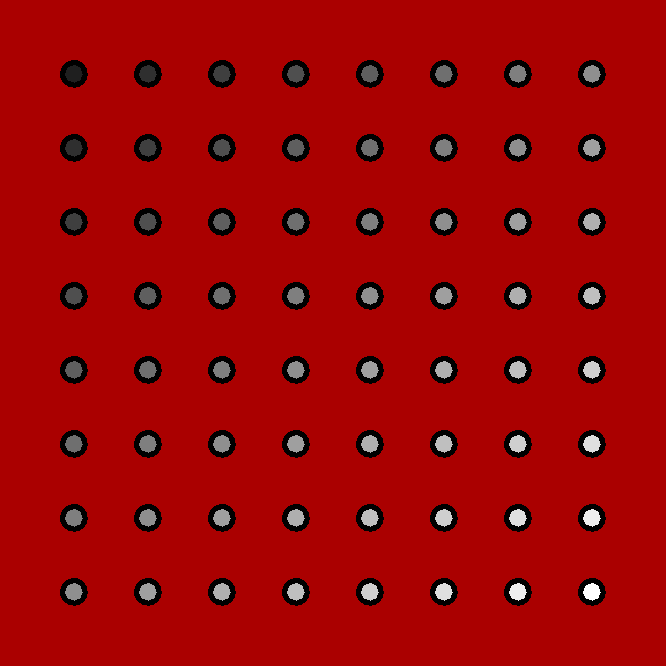
Frame 1 (no input)
Frame 60 (the mouse pressed at the canvas centre just before this capture): identical to frame 1, image omitted
Frame 120 (the mouse held since frame 60 and released just before this capture): identical to frame 1, image omitted

The Processing sketch that drew this single still picture (run headless with seeded random() and noise(); from frame 60 on, the mouse is pressed at the canvas centre):

// Processing sketch: lecture_241023c_nestedLoops
// ── lecture_241023c_nestedLoops.pde
void setup(){
  size(666, 666);
  noSmooth();
  frameRate(5);
  strokeWeight(5);
}

void draw(){
  background(#aa0000);
  
  // draw the lines where our circles can be
  float n = 9.0;
  for(int x = 1; x < n; x++){
    for(int y = 1; y < n; y++){
      fill((x + y) / (2*(n-1)) * 255);
      circle(x/n * width, y/n * height, 23);
    }
  }
}
